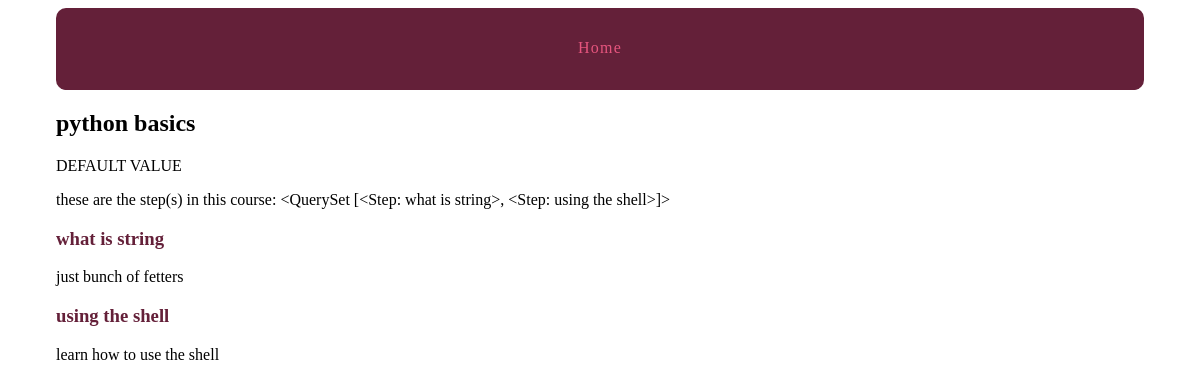
/courses/2/, run on the app's committed database.
### courses/models.py (models this page shows, shortened)
class Course(models.Model):
    created_at = models.DateTimeField(auto_now_add = True)
    title = models.CharField(max_length = 256)
    description = models.CharField(max_length = 255, default='DEFAULT VALUE', blank=True, null=True )

class Step(models.Model):
    title = models.CharField(max_length = 255)
    description =  models.CharField(max_length = 255, default='', blank=True, null=True )
    content = models.TextField( default='', blank=True, null=True )
    order = models.IntegerField(default = 0)
    course = models.ForeignKey('course',   on_delete=models.CASCADE)
    class meta:
        ordering = ['order',]
    def __str__(self):
        return self.title

### courses/views.py (the view)
# urls.py: url(r'(?P<pk>\d+)/$', views.course_detail),
def course_detail(request ,pk):
    course = get_object_or_404(Course, pk = pk)
    return render(request, 'courses/course_detail.html',{'course':course})

### courses/templates/courses/course_detail.html (shortened to what this page needs)
{% extends "layout.html" %}
{% block content %}
<article>
  <h2>{{course.title}}</h2>
  {{course.description}}
  <p>these are the step(s) in this course: {{course.step_set.all}}</p>
  <section>
    {% for step in course.step_set.all %}
    <h3>
      <a href="{% url 'courses:step' course_pk=step.course.pk step_pk=step.pk %}">  {{step.title}}
      </a>
    </h3>
    {{step.description}}
    {%endfor%}
  </section>
</article>
{%endblock%}

### assets/css/layout.css (style rules this page uses)
html { box-sizing: border-box; }
*, *::after, *::before { box-sizing: inherit; }
article h2 a, article h3 a { color: #642039; text-decoration: none; }

### data on the page
Course: title "python basics", description "DEFAULT VALUE", step_set.all "<QuerySet [<Step: what is string>, <Step: using the shell>]>"
Step: title "what is string", description "just bunch of fetters"
Step: title "using the shell", description "learn how to use the shell"
